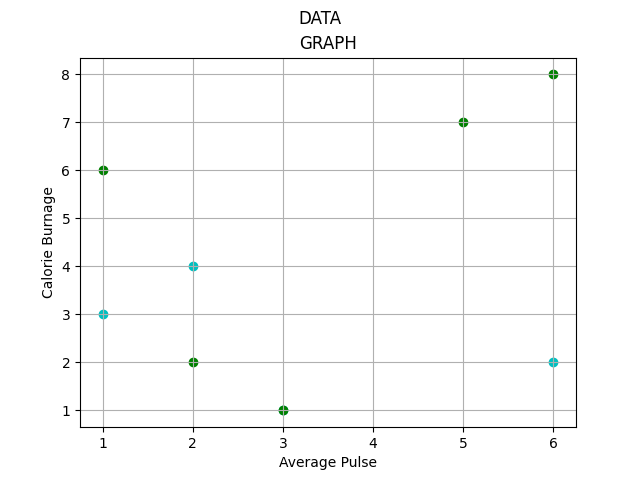

Generate this figure with Python:
import matplotlib.pyplot as mp
import numpy as np
mp.title("Sport Watch Data")
mp.xlabel("Average Pulse")
mp.ylabel("Calorie Burnage")
mp.grid()
mp.title("GRAPH")
mp.suptitle("DATA")
mp.scatter(np.array([1,6,2,3]),np.array([3,2,4,1]),color='c')
mp.scatter(np.array([1,5,6,2,3]),np.array([6,7,8,2,1]),color='g')
mp.show()
